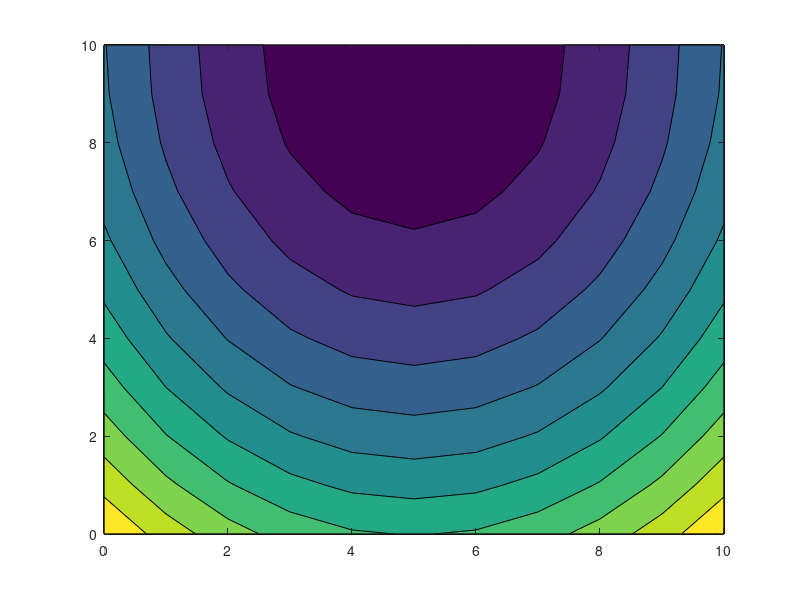

The MATLAB script that drew this image: (Note: this script raises an error after producing the figure.)
clear all
close all
xinit = [1, 3];
a = 0;
b = 10;
d = [1,1];
eps = 0.001;
x1 = [0:1:10];
x2 = [0:1:10];
[X1,X2] = meshgrid(x1, x2);
f= 200 + (7*(X1-5).^2) + (3 * (X2 - 10).^2);
contourf(X1, X2, f)
hold on;
[f,y] = dichotomous_multi(xinit, a, b, d, eps)
plot(y(1), y(2), 'g+')
plot(xinit(1), xinit(2),'m*')



